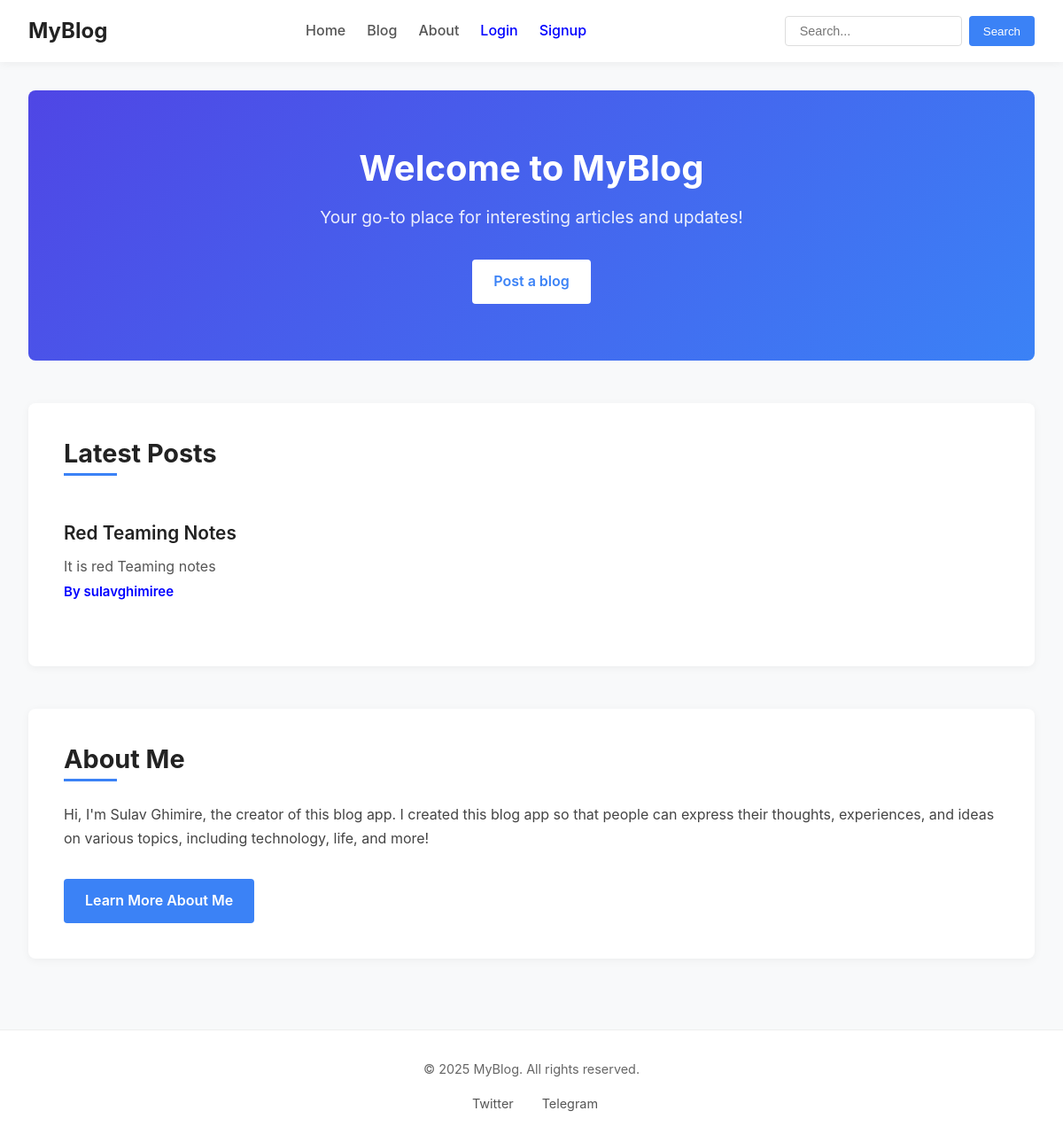
The app's page /, older data.
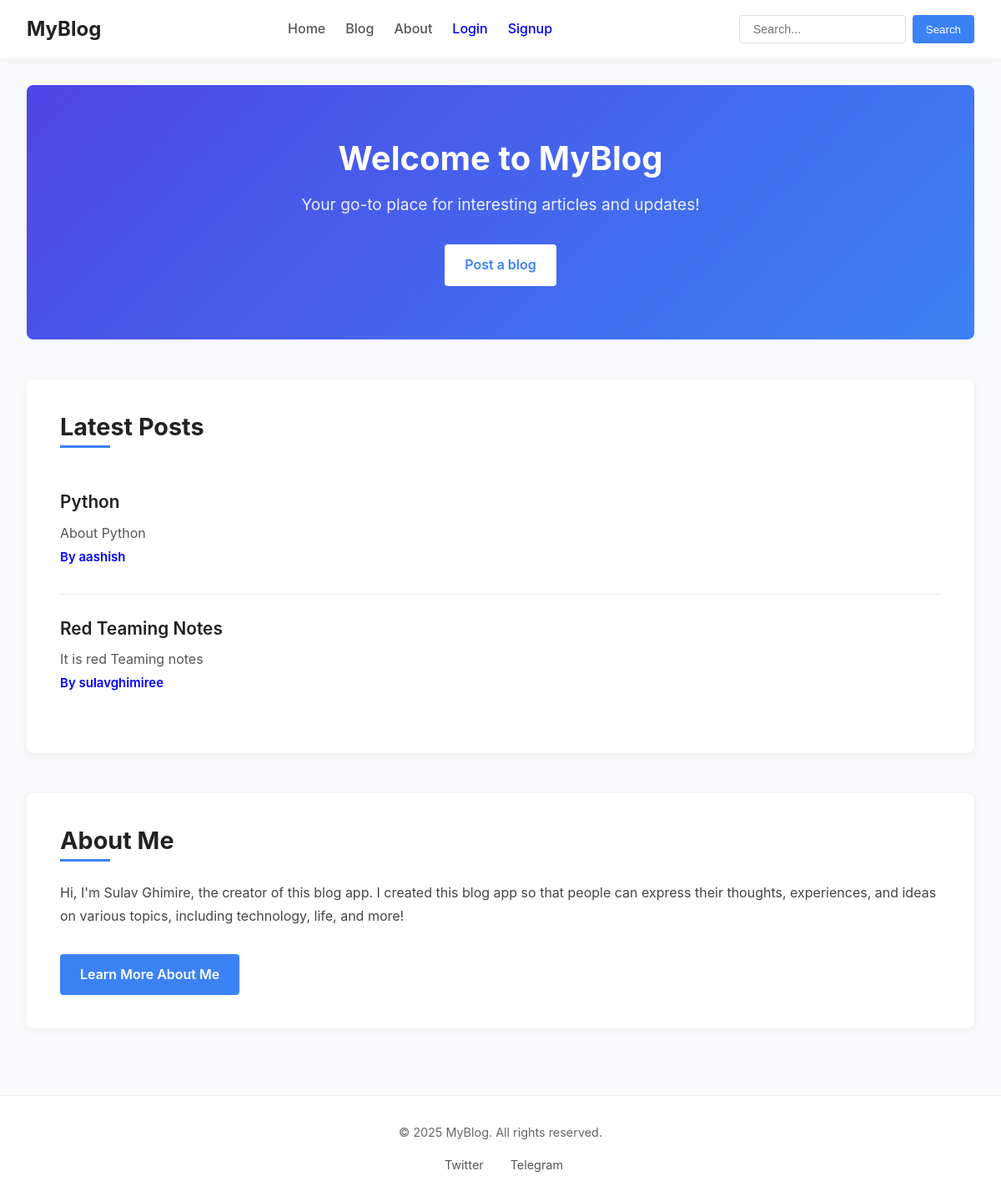
The same page, newer data.
### blog_app/models.py (models this page shows, shortened)
class Blog(models.Model):
    title = models.CharField(max_length=200)
    short_desc = models.CharField(max_length=200)
    content = models.TextField()
    author = models.ForeignKey(User, on_delete=models.CASCADE)
    created = models.DateTimeField(auto_now_add=True)
    updated = models.DateTimeField(auto_now=True)
    is_published = models.BooleanField(default=False)

### blog_app/views.py (the view)
# urls.py: path('', views.home, name='home'),
def home(request):
    blogs = Blog.objects.filter(is_published=True).order_by('-created')[:5]
    return render(request, 'blog_app/home.html', {'blogs':blogs})

### blog_app/templates/blog_app/home.html (shortened to what this page needs)
{% extends 'base.html' %}{% block content %}
<section class="hero">
  <h1>Welcome to MyBlog</h1>
  <p>Your go-to place for interesting articles and updates!</p>
  <a href="{% url 'create-blog' %}" class="cta-button">Post a blog</a>
</section>
<section class="latest-posts">
  <h2>Latest Posts</h2>
  <ul>
    {% for blog in blogs %}
    <li>
      <a href="{% url 'blog-detail' blog.id %}">{{ blog.title }}</a>
      <p>{{ blog.short_desc }}</p>
      <small>
        <a
          style="font-size: 15px; color: blue; margin-top: 5px"
          href="{% url 'user-profile' blog.author.username %}"
          >By {{blog.author}}</a
        ></small
      >
    </li>
    {% empty %}
    <li>No posts available yet. Stay tuned!</li>
    {% endfor %}
  </ul>
</section>
<section class="about">
  <h2>About Me</h2>
  <p>
    Hi, I'm Sulav Ghimire, the creator of this blog app. I created this blog app
    so that people can express their thoughts, experiences, and ideas on various
    topics, including technology, life, and more!
  </p>
  <a href="https://sulavg.com.np" class="cta-button">Learn More About Me</a>
</section>
{% endblock %}

Row changes from the older to the newer data that the page shows:
added Blog: title "Python", short_desc "About Python", author "aashish"
